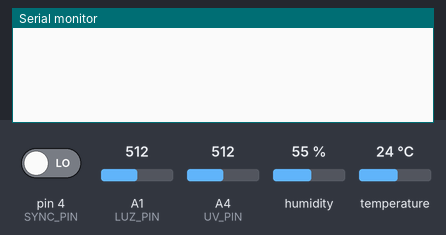
This sketch was run on a simulated Arduino Uno, built with avr-gcc and run on an emulated ATmega328P. On the bench: the last lines printed to the serial monitor. Wiring (inferred from the names in the program): DHT11 sensor: data A0. Inputs (shaded band) come from the test bench; at power-on: pin 4 (SYNC_PIN) LOW, humidity 55 %, A1 (LUZ_PIN) = 512, A4 (UV_PIN) = 512, temperature 24 °C.

Above: at 2.2 s.
2.3 s: pin 4 (SYNC_PIN) driven HIGH
At 2.43 s:
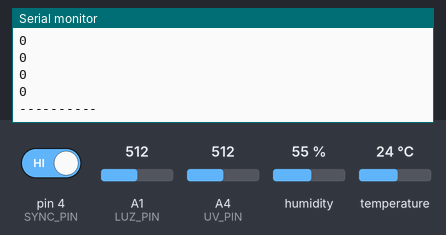
3.8 s: humidity set to 22 %
At 3.82 s:
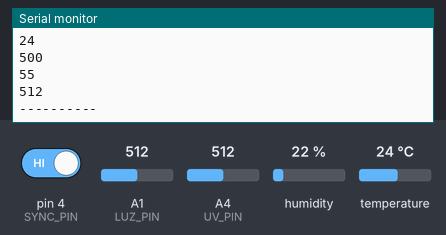
5.3 s: A1 (LUZ_PIN) set to 716
At 5.34 s:
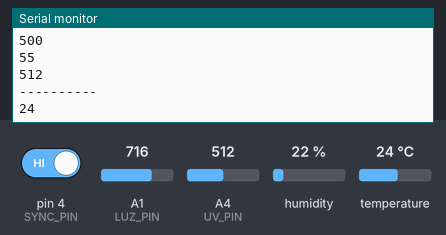
6.8 s: A4 (UV_PIN) set to 716
At 6.99 s:
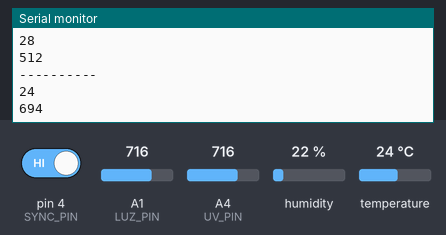
8.3 s: temperature set to 12 °C
At 8.63 s:
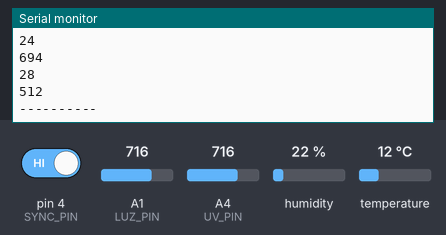
9.8 s: A1 (LUZ_PIN) set to 992
At 9.9 s:
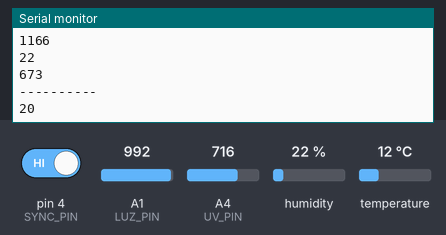
Timing chart, 0 to 12.3 s (numbered marks = the images above; inputs shaded):
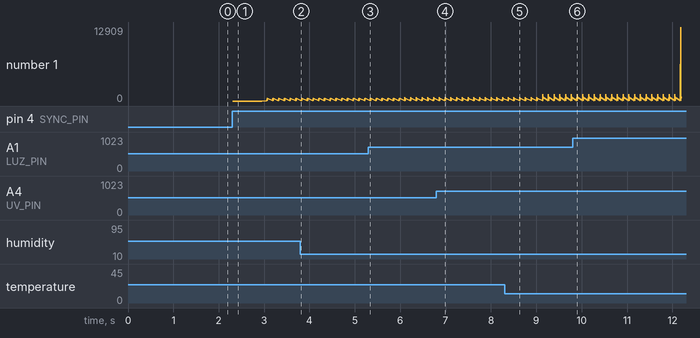

Measured:
- after the input at 2.3 s, the serial monitor: prints a new line at once (image 1)

The sketch:

Codigo_Arduino.ino
```cpp
#include <dht.h>
#include <SoftwareSerial.h>
#include <string.h>
dht DHT;

#define DHT11_PIN A0
#define LUZ_PIN A1
#define UV_PIN A4
#define SYNC_PIN 4

SoftwareSerial espSerial(2, 3);
String str;

void setup() {
  // Establece los pines como entrada de datos
  pinMode(SYNC_PIN, INPUT);
  pinMode(LUZ_PIN, INPUT);
  pinMode(UV_PIN, INPUT);

  Serial.begin(9600);
  espSerial.begin(115200);
  delay(1000);
}

long total_humedad, total_temp, total_luz, total_uv = 0;
long cant_humedad, cant_temp, cant_luz, cant_uv = 0;
long prom_humedad, prom_temp, prom_luz, prom_uv = 0;

int periodo = 3000;
unsigned long tiempo = 0;

void loop() {
  int chk = DHT.read11(DHT11_PIN);

  // Lectura de los sensores
  total_humedad += (int)DHT.humidity;
  total_temp += (int)DHT.temperature;
  total_luz += sensorALuxes((int)analogRead(LUZ_PIN));
  total_uv += (int)analogRead(UV_PIN);

  cant_humedad++;
  cant_temp++;
  cant_luz++;
  cant_uv++;

  // Calculo del promedio cada [periodo] milisegundos
  if (millis() > periodo + tiempo) {
    tiempo = millis();

    prom_humedad = total_humedad / cant_humedad;
    prom_temp = total_temp / cant_temp;
    prom_luz = total_luz / cant_luz;
    prom_uv = total_uv / cant_uv;

    total_humedad = 0;
    total_temp = 0;
    total_luz = 0;
    total_uv = 0;

    cant_humedad = 0;
    cant_temp = 0;
    cant_luz = 0;
    cant_uv = 0;
  }


  // Envio de los promedios por comunicacion Serial al NodeMCU
  // NodeMCU envia voltaje a SYNC_PIN cuando esta listo para recibir informacion
  if (digitalRead(SYNC_PIN) == HIGH) {
    str = String(prom_temp) + String("&") + String(prom_luz) + String("&") + String(prom_humedad) + String("&") + String(prom_uv);
    Serial.println(prom_temp);
    Serial.println(prom_luz);
    Serial.println(prom_humedad);
    Serial.println(prom_uv);
    Serial.println("----------");

    espSerial.write(str.c_str()); // Envia a los pines TX/RX de NodeMCU

    delay(100); // Delay para que el arduino no envie demasiada informacion a la vez
  }
}

int sensorALuxes(int sensor){
  const float constante_conversion = 1023;

  const int resistencia = 1000;
  const int volts = 5;

  float Vout = float(sensor) * (volts / constante_conversion); // Analogo a voltaje
  float RLDR = (resistencia * (volts - Vout)) / Vout;          // Voltaje a resistencia
  int valor = 500/(RLDR/1000);                                 // Resistencia a lumen
  return valor;
}
```
